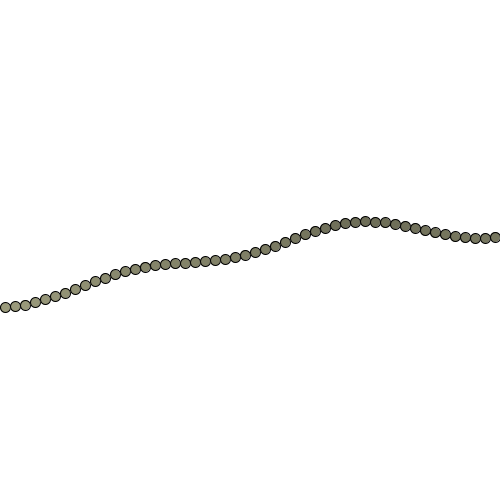
Frame 1 (no input)
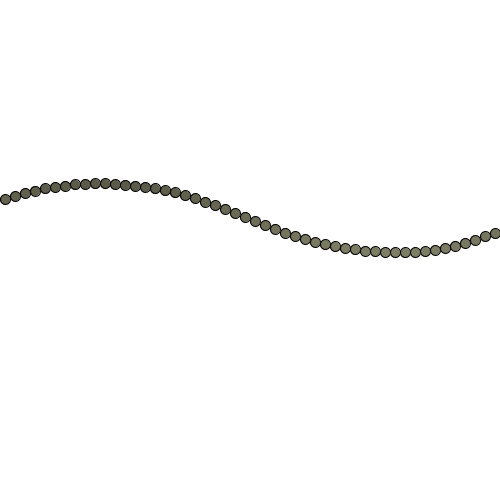
Frame 60 (the mouse pressed at the canvas centre just before this capture)
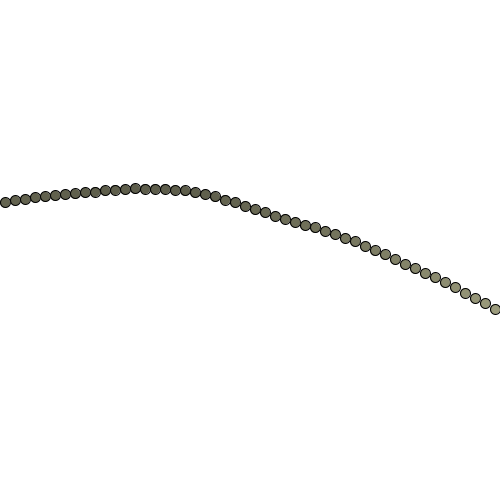
Frame 120 (the mouse held since frame 60 and released just before this capture)

The Processing sketch that drew these frames (run headless with seeded random() and noise(); from frame 60 on, the mouse is pressed at the canvas centre):

// Processing sketch: frameCount
// ── frameCount.pde
float c;

void setup() {
    size(500, 500);
    ellipseMode(LEFT);
}

void draw() {
    c = (float)frameCount;
    background(255);
    fill(0);
    for (int i = 0; i < width / 10; i++) {
        float h = noise((i + c) / 100);
        fill(255 * h, 255 * h, 204 * h);
        ellipse(i * 10, height * h, 10, 10);
    }
}
